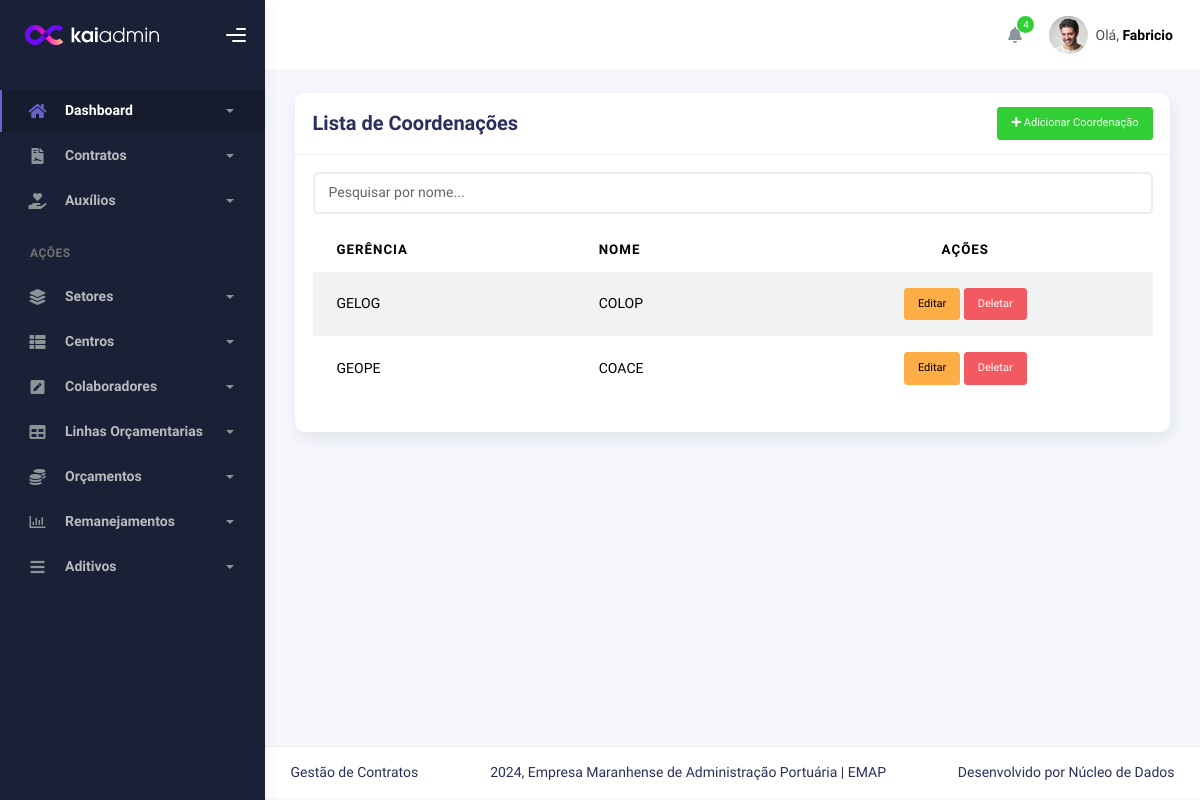
/contratos/listarcoordenacoes/, run on the app's committed database.
### contract/models.py (models this page shows, shortened)
class Coordenacao(models.Model):
    nome = models.CharField(max_length=100,unique=True)
    gerencia = models.ForeignKey(Gerencia, on_delete=models.CASCADE, related_name='coordenacoes')
    class Meta:
        verbose_name = 'Coordenação'
        verbose_name_plural = 'Coordenações'
        unique_together = ('gerencia','nome')

class Gerencia(models.Model):
    nome = models.CharField(max_length=100,unique=True)
    direcao = models.ForeignKey(Direcao, on_delete=models.CASCADE, related_name='gerencias')
    class Meta:
        verbose_name = 'Gerência'
        verbose_name_plural = 'Gerências'
        unique_together = ('direcao','nome')

### contract/views.py (the view)
# urls.py: path('listarcoordenacoes/', CoordenacaoListView.as_view(), name='coordenacao_list'),
class CoordenacaoListView(ListView):
    model = Coordenacao
    template_name = 'setores/coordenacao_list.html'
    context_object_name = 'coordenacoes'
    def get_queryset(self):
        query = self.request.GET.get('search')
        if query:
            return Coordenacao.objects.filter(nome__icontains=query)
        return Coordenacao.objects.all()

### contract/templates/setores/coordenacao_list.html (shortened to what this page needs)
{% extends 'index.html' %}
{% block 'conteudo' %}
<div class="container">
    <div class="page-inner">
        <div class="row">
            <div class="col-md-12">
                <div class="card">
                    <div class="card-header d-flex justify-content-between align-items-center">
                        <h4 class="card-title">Lista de Coordenações</h4>
                        <a href="{% url 'coordenacao_create' %}" class="btn btn-success btn-sm">
                            <i class="fas fa-plus"></i> Adicionar Coordenação
                        </a>
                    </div>
                    <div class="card-body">
                        <div class="input-group mb-3">
                            <input type="text" id="searchInput" class="form-control" placeholder="Pesquisar por nome...">
                        </div>
                        <table class="table table-striped">
                            <thead>
                                <tr>
                                    <th>Gerência</th>
                                    <th>Nome</th>
                                    <th class="text-center">Ações</th>
                                </tr>
                            </thead>
                            <tbody id="coordenacaoTable">
                                {% for coordenacao in coordenacoes %}
                                <tr>
                                    <td>{{ coordenacao.gerencia.nome }}</td>
                                    <td>{{ coordenacao.nome }}</td>
                                    <td class="text-center">
                                        <a href="{% url 'coordenacao_update' coordenacao.pk %}" class="btn btn-warning btn-sm">Editar</a>
                                        <a href="{% url 'coordenacao_delete' coordenacao.pk %}" class="btn btn-danger btn-sm">Deletar</a>
                                    </td>
                                </tr>
                                {% empty %}
                                <tr>
                                    <td colspan="3" class="text-center">Nenhuma coordenação encontrada.</td>
                                </tr>
                                {% endfor %}
                            </tbody>
                        </table>
                    </div>
                </div>
            </div>
        </div>
    </div>
</div>
{% endblock %}

### data on the page
Coordenacao: gerencia.nome "GELOG", nome "COLOP"
Coordenacao: gerencia.nome "GEOPE", nome "COACE"
